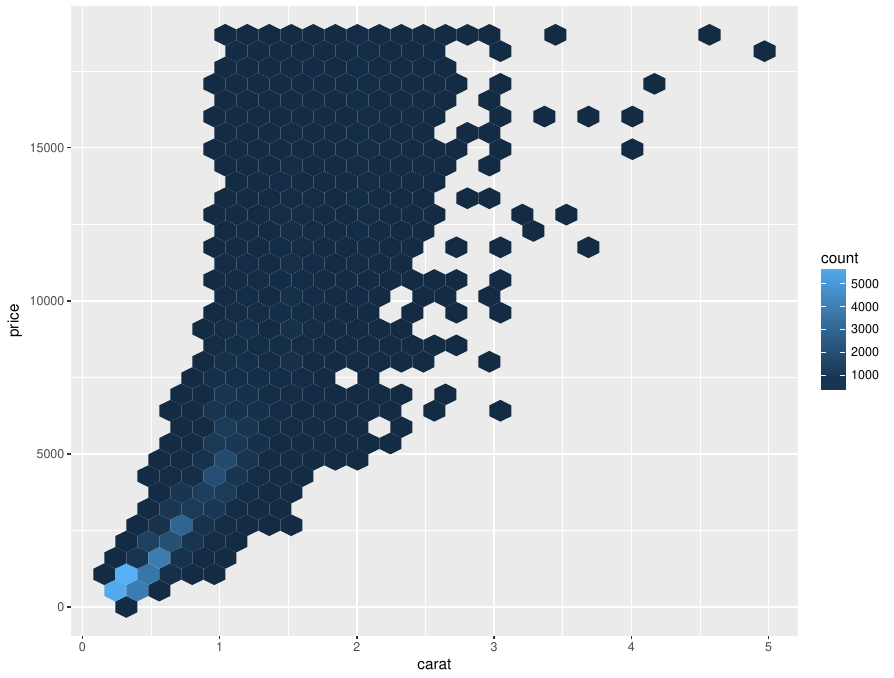

Reproduce this figure in R.
library(tidyverse)

# install.packages("hexbin")
library(hexbin)

ggplot(diamonds, aes(carat, price)) + 
  geom_hex()
ggsave("diamonds.pdf")

write_csv(diamonds, "diamonds.csv")

